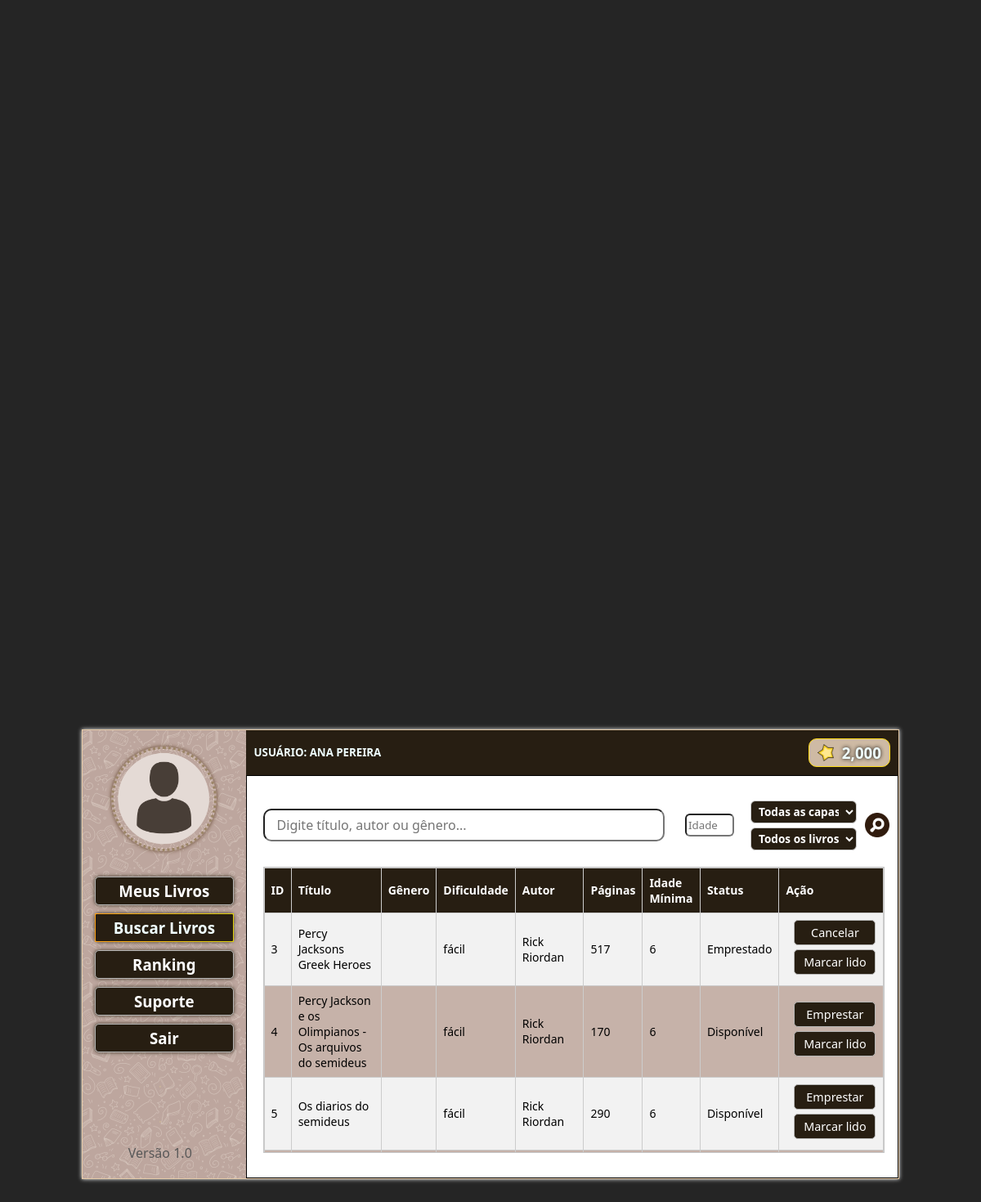
The app's page /scriptorium_5/buscalivro.php (signed in) with its own data.
### tables this page shows
CREATE TABLE `livros` (
  `id_livro` int(5) unsigned NOT NULL AUTO_INCREMENT,
  `isbn_livro` varchar(15) DEFAULT NULL,
  `titulo_livro` varchar(100) NOT NULL,
  `genero_livro` varchar(50) NOT NULL,
  `dificuldade` enum('fácil','intermediário','difícil','muito difícil') NOT NULL DEFAULT 'fácil',
  `formatacao` enum('ruim','ok','boa','ótima') NOT NULL DEFAULT 'ok',
  `autor_livro` varchar(100) NOT NULL,
  `paginas_livro` int(5) unsigned NOT NULL,
  `capa_livro` varchar(10) NOT NULL,
  `idade_minima` int(2) unsigned NOT NULL,
  `pontos_livro` int(5) unsigned NOT NULL,
  `status` tinyint(1) DEFAULT 0,
  `observacao` text DEFAULT NULL,
  PRIMARY KEY (`id_livro`),
  UNIQUE KEY `uk_isbn` (`isbn_livro`)
);

### scriptorium_5/buscalivro.php (the view, shortened to what this page needs)
<?php
include 'conexao.php';
$id_usuario = $_SESSION['id_usuario'];
$busca = $_POST['busca_livro'] ?? '';
$filtro_leitura = $_POST['filtro_leitura'] ?? 'todos';
$query = "SELECT l.*,
            (SELECT 1 FROM livros_lidos ll WHERE ll.id_livro = l.id_livro AND ll.id_usuario = ?) AS ja_lido
          FROM livros l";
$params = [$id_usuario];
$tipos = "i";
$stmt = $conn->prepare($query);
$stmt->bind_param($tipos, ...$params);
$stmt->execute();
$result = $stmt->get_result();
?>
<!DOCTYPE html>
<html lang="pt-br">
<head>
</head>
<body>
<main>
    <div class="colunaesquerda">
        <div class="boxperfil"><img src="imagens/imguser.png" alt="" width="80%"></div>
        <div class="caixabotoes">
            <a href="painelusuario.php"><div class="botao"><h3>Meus Livros</h3></div></a>
            <a href="buscalivro.php"><div class="botaoselect"><h3>Buscar Livros</h3></div></a>
            <a href="ranking.php"><div class="botao"><h3>Ranking</h3></div></a>
            <a href="suporte.php"><div class="botao"><h3>Suporte</h3></div></a>
            <a href="logout.php"><div class="botao"><h3>Sair</h3></div></a>
        </div>
        <div class="colunaesquerdap"><p>.</p></div>
        <div class="colunaesquerdap"><p>.</p></div>
        <div><p>Versão 1.0</p></div>
    </div>
    <div class="colunadireita">
        <div class="linhasuperior">
            <div class="boxnomeuser"><h5>USUÁRIO: <?php echo strtoupper(htmlspecialchars($_SESSION['nome_usuario'])); ?></h5></div>
            <div class="boxpontos">
                <img src="imagens/star.png" alt="" width="20">
                <h3><?php echo number_format($_SESSION['pontos_usuario'], 0); ?></h3>
            </div>
        </div>
        <div class="telabusca">
            <form method="post">
              <div class="barra-pesquisa">
    <input type="text" name="busca_livro" placeholder="Digite título, autor ou gênero..." value="<?= htmlspecialchars($busca) ?>">
    <input type="number" name="idade_usuario" placeholder="Idade" value="<?= htmlspecialchars($_POST['idade_usuario'] ?? '') ?>" style="width:60px; height:28px; padding:2px 2px; margin-left:5px; border-radius:6px;">
    <div class="filtros-empilhados">
        <select name="filtro_capa">
            <option value="todas" <?= ($_POST['filtro_capa'] ?? 'todas')=='todas'?'selected':'' ?>>Todas as capas</option>
        </select>
        <select name="filtro_leitura">
            <option value="todos" <?= ($filtro_leitura=='todos')?'selected':'' ?>>Todos os livros</option>
        </select>
    </div>
    <button type="submit" name="buscar">
        <img src="imagens/buscarimg.png" alt="Buscar" style="width:30px; height:30px;">
    </button>
</div>
            </form>
            <div class="resultado">
                <table>
                    <tr>
                        <th>ID</th>
                        <th>Título</th>
                        <th>Gênero</th>
                        <th>Dificuldade</th>
                        <th>Autor</th>
                        <th>Páginas</th>
                        <th>Idade Mínima</th>
                        <th>Status</th>
                        <th>Ação</th>
                    </tr>
                    <?php while($row = $result->fetch_assoc()): ?>
                        <?php
                        $ja_lido = $row['ja_lido'] ?? 0;
                        $stmt2 = $conn->prepare("SELECT * FROM emprestimos WHERE id_livro=? AND id_usuario=?");
                        $stmt2->bind_param("ii", $row['id_livro'], $id_usuario);
                        $stmt2->execute();
                        $res2 = $stmt2->get_result();
                        $emprestimo_ativo = $res2->num_rows>0 && $row['status']==1;
                        ?>
                        <tr>
                            <td><?= $row['id_livro'] ?></td>
                            <td><?= $row['titulo_livro'] ?></td>
                            <td><?= $row['genero_livro'] ?? '-' ?></td>
                            <td><?= $row['dificuldade'] ?></td>
                            <td><?= $row['autor_livro'] ?></td>
                            <td><?= $row['paginas_livro'] ?></td>
                            <td><?= $row['idade_minima'] ?></td>
                            <td><?= $row['status']==0?'Disponível':'Emprestado' ?></td>
                            <td>
                                <?php if($row['status']==0 && !$emprestimo_ativo): ?>
                                    <a href="emprestar_livro.php?id_livro=<?= $row['id_livro'] ?>" target="_blank">
                                        <button>Emprestar</button>
                                    </a>
                                <?php elseif($emprestimo_ativo): ?>
                                    <form method="post" style="display:inline;" onsubmit="return confirm('Deseja realmente cancelar este empréstimo?');">
                                        <button type="submit">Cancelar</button>
                                    </form>
                                <?php else: ?>
                                    -
                                <?php endif; ?>
                                <?php if(!$ja_lido): ?>
                                    <form method="post" style="display:inline;">
                                        <button type="submit"> Marcar lido </button>
                                    </form>
                                <?php endif; ?>
                            </td>
                        </tr>
                    <?php endwhile; ?>
                </table>
            </div>
        </div>
    </div>
</main>
</body>
</html>

### scriptorium_5/buscalivro.php (style rules this page uses)
* { padding: 0px; margin: 0px; box-sizing: border-box; font-family:'Segoe UI', Tahoma, Geneva, Verdana, sans-serif; }
body { width: 100vw; height: 100vh; display: flex; justify-content: center; align-items: center; background-color: rgb(37, 37, 37); }
main { width: 1000px; height: 550px; background-color: rgb(113, 129, 129); display: flex; flex-direction: row; border: 1px solid rgb(230, 203, 168); box-shadow: 0px 0px 5px white; }
.colunaesquerda { background-image: url(imagens/bk_login.png); width: 20%; height: 100%; padding: 10px 20px 10px 10px; display: flex; flex-direction: column; justify-content: space-around; text-align: center; color: rgb(88, 88, 88); }
.colunaesquerdap { color: rgb(202, 181, 154); }
.colunaesquerda img { border:3px dotted rgb(156, 133, 103); border-radius: 65px; box-shadow: 0px 0px 5px rgb(100, 70, 46); }
.boxperfil { margin-left: 9px; }
.caixabotoes { display: flex; flex-direction: column; justify-content: space-evenly; align-items: center; text-align: center; }
.caixabotoes a { width: 100%; text-decoration: none; }
.botao { width: 100%; height: 35px; margin: 5px; background-color: rgb(39, 30, 18); color: rgb(255, 255, 255); border-radius: 5px; display: flex; justify-content: center; align-items: center; border: 1px solid rgb(182, 182, 181); box-shadow: 0px 0px 5px rgb(59, 50, 35); }
.botaoselect { width: 100%; height: 35px; margin: 5px; background-color: rgb(39, 30, 18); color: azure; border-radius: 5px; display: flex; justify-content: center; align-items: center; box-shadow: 0px 0px 5px rgb(59, 50, 35); border-width: 1px; border-style: solid; border-image: linear-gradient(to right, rgb(255, 162, 23), rgb(223, 209, 11)) 1; }
.colunadireita { background-color: azure; width: 80%; height: 100%; display: flex; flex-direction: column; }
.linhasuperior { background-color: rgb(39, 30, 18); width: 100%; height: 10%; padding: 10px; color: azure; display: flex; justify-content: space-between; align-items: center; }
.boxpontos { background-color: rgb(206, 186, 164); border-radius: 10px; width: 100px; height: 35px; display: flex; flex-direction: row; justify-content: space-between; align-items: center; padding: 10px; border: 1px solid rgb(255, 220, 24); text-shadow: 0px 0px 5px black; }
.telabusca { background-color: rgb(255, 255, 255); width: 100%; height: 90%; padding: 10px; border: 1px solid black; display: flex; flex-direction: column; justify-content: center; }
input { width: 500px; height: 30px; margin: 10px; border-radius: 20px; padding: 15px; }
.resultado { background-color: white; width: 98%; height: 350px; margin: 10px; border: 1px solid rgb(197,197,197); overflow-y: auto; scrollbar-color: #dac7bfff rgb(39, 30, 18); }
select { background-color: rgb(39, 30, 18); color: white; font-weight: bold; }
select option { font-weight: bold; }
.resultado button { width: 100px; margin-left: 10px; margin-bottom: 5px; padding: 5px 10px; font-size: 0.9rem; cursor: pointer; background-color: rgb(39, 30, 18); color: #fff; border-radius: 5px; border: 1px solid rgb(182, 182, 181); }
.barra-pesquisa { display: flex; align-items: center; gap: 10px; margin: 10px 0; }
.barra-pesquisa input[type="text"] { flex: 1; height: 40px; border-radius: 10px; padding: 0 15px; font-size: 1rem; }
.filtros-empilhados { display: flex; flex-direction: column; gap: 5px; }
.filtros-empilhados select { width: 130px; height: 28px; border-radius: 6px; padding: 2px 5px; background-color: rgb(39,30,18); color: white; border: 1px solid #ccc; font-size: 0.85rem; }
.barra-pesquisa button { height: 30px; width: 30px; border: none; cursor: pointer; background-color: white; display: flex; align-items: center; justify-content: center; border-radius: 10px; }
table { width:100%; border-collapse:collapse; font-size:14px; }
th, td { border:1px solid #ccc; padding:8px; text-align:left; }
th { background-color: rgb(39,30,18); color:white; }
.resultado tr:nth-child(odd) { background-color: #C6B2A9; }
.resultado tr:nth-child(even) { background-color: #f2f2f2; }

### records on screen
livros: id_livro "3", titulo_livro "Percy Jacksons Greek Heroes", dificuldade "fácil", autor_livro "Rick Riordan", paginas_livro "517", idade_minima "6", status "Emprestado"
livros: id_livro "4", titulo_livro "Percy Jackson e os Olimpianos - Os arquivos do semideus", dificuldade "fácil", autor_livro "Rick Riordan", paginas_livro "170", idade_minima "6", status "Disponível"
livros: id_livro "5", titulo_livro "Os diarios do semideus", dificuldade "fácil", autor_livro "Rick Riordan", paginas_livro "290", idade_minima "6", status "Disponível"

### other values on screen
$_SESSION['nome_usuario'] "ANA PEREIRA"
$_SESSION['pontos_usuario'] "2,000"
